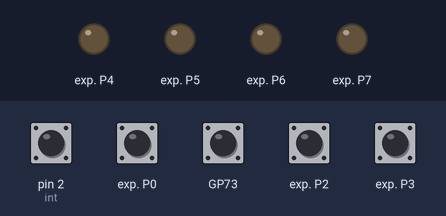
The program below on a simulated MicroPython board. Shown: output pins drawn as LEDs (lit = HIGH). Dashed ring = blinking. The inputs (shaded band) are chosen by the test bench; at power-on: exp. P0, exp. P2, exp. P3, pin 2 (int) HIGH. Random numbers come from a fixed seed; what the program prints to the serial console is not drawn.

Above: at 5.2 s.
5.3 s: pin 2 (int) pulled LOW for 0.15 s
At 6.1 s:
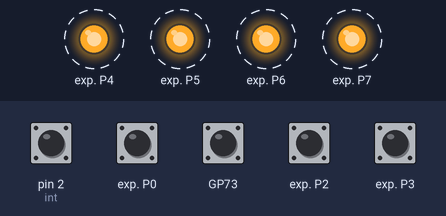
8.4 s: pin 2 (int) driven LOW
At 12.2 s:
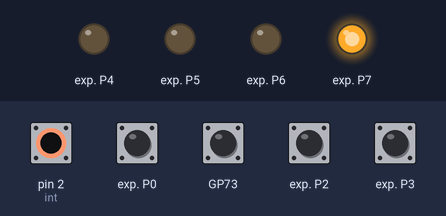
Timing chart, 0 to 13.9 s (numbered marks = the images above; inputs shaded):
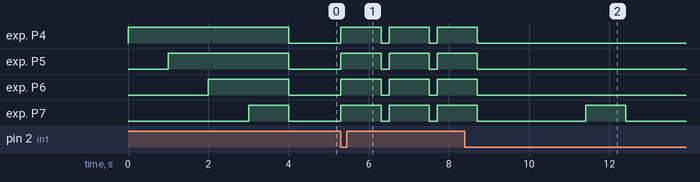

The program:

main.py
```python
''' Simon game implementation '''

import utime as time
import urandom

from drivers import LEDBTN


class Simon(object):
    ''' Main Simon game object '''

    buttons = ['r', 'y', 'g', 'b']

    def __init__(self, driver):
        self.driver = driver
        self.score = 0
        self.button_seq = []

    def pick_color(self):
        ''' Returns a random color '''
        div = 0x3fffffff // len(self.buttons)
        return self.buttons[urandom.getrandbits(30) // div]

    def blink(self, color, time_on=1, time_off=0.2):
        ''' Blink light identified by color with timings specified '''
        self.driver.light_on(color)
        time.sleep(time_on)
        self.driver.light_off(color)
        time.sleep(time_off)

    def blink_all(self, time_on=1, time_off=0.2):
        ''' Blink all lights with timings specified '''
        self.driver.all_on()
        time.sleep(time_on)
        self.driver.all_off()
        time.sleep(time_off)

    def fail_game(self):
        ''' Wrong button pressed, clear everything and flash lights '''
        self.score = 0
        self.button_seq = []

        for idx in range(3):
            self.blink_all()

    def game_loop(self):
        ''' Main game loop '''
        failed = False

        while not failed:
            time.sleep(2)

            self.button_seq += self.pick_color()
            self.do_sequence()

            for color in self.button_seq:
                gotcolor = self.driver.get_pressed()

                if gotcolor == color:
                    self.driver.blink(color, 0.5)
                else:
                    self.fail_game()
                    failed = True
                    break

    def do_sequence(self):
        ''' Displays current color sequence '''
        self.driver.all_off()
        time.sleep(0.5)
        for color in self.button_seq:
            print("Do sequence, color: %s" % color)
            self.blink(color)

    def welcome(self):
        ''' Welcome light show '''
        for button in self.buttons:
            self.driver.light_on(button)
            time.sleep(1)
        self.driver.all_off()


def main():
    ''' Main entry point '''
    driver = LEDBTN()
    game = Simon(driver)

    print('Welcome Lights')
    game.welcome()

    while True:
        # Wait for keypress to start game
        driver.get_pressed()

        print('Game Start')
        game.fail_game()
        urandom.seed(time.ticks_cpu())
        game.game_loop()
        print("Game finished, starting new game")


if __name__ == '__main__':
    main()
```

drivers.py
```python
''' Drivers for Simon game'''

from machine import Pin, Signal, I2C, Timer
import utime as time

# Global for interrupt signalling
#button_pressed = False


#def int_callback(pin):
    #global button_pressed
    #button_pressed = True
    #print("Interrupt callback: ", pin)


class LEDBTN(object):
    ''' LED Button driver using mcp23008 '''

    SCL = 5
    SDA = 4
    INT = 2

    BASE_ADDR = 0x20

    MCP23008_IODIR = 0x00
    MCP23008_IPOL = 0x01
    MCP23008_GPINTEN = 0x02
    MCP23008_DEFVAL = 0x03
    MCP23008_INTCON = 0x04
    MCP23008_IOCON = 0x05
    MCP23008_GPPU = 0x06
    MCP23008_INTF = 0x07
    MCP23008_INTCAP = 0x08
    MCP23008_GPIO = 0x09
    MCP23008_OLAT = 0x0A

    buttondict = {'b': 0b00001000,
                  'g': 0b00000100,
                  'y': 0b00000010,
                  'r': 0b00000001}

    def __init__(self):
        self.bus = I2C(scl=Pin(self.SCL), sda=Pin(self.SDA))
        self.int = Signal(self.INT, Pin.IN, Pin.PULL_UP, invert=True)
        #self.int = Pin(self.INT, Pin.IN, Pin.PULL_UP)
        self.timer = Timer(-1)

        # Enable outputs, bits 4-7
        self.bus.writeto(self.BASE_ADDR, bytearray([self.MCP23008_IODIR, 0b00001111]))

        # Reverse Polarity, bits 0-3
        self.bus.writeto(self.BASE_ADDR, bytearray([self.MCP23008_IPOL, 0b00001111]))

        # Enable pullups, bits 0-3
        self.bus.writeto(self.BASE_ADDR, bytearray([self.MCP23008_GPPU, 0b00001111]))

        # Set interrupt to open-drain
        self.bus.writeto(self.BASE_ADDR, bytearray([self.MCP23008_IOCON, 0b00000100]))

        # Compare against DEFVAL
        self.bus.writeto(self.BASE_ADDR, bytearray([self.MCP23008_INTCON, 0b00001111]))

        # Enable Interrupt on Change
        self.bus.writeto(self.BASE_ADDR, bytearray([self.MCP23008_GPINTEN, 0b00001111]))

        # Turn off all lights
        self.all_off()

        # Register Interrupt for Button Presses
        #self.int.irq(trigger=Pin.IRQ_FALLING, handler=int_callback)

    def all_off(self):
        ''' Turns all lights off '''

        self.bus.writeto(self.BASE_ADDR, bytearray([self.MCP23008_GPIO, 0x0]))

    def all_on(self):
        ''' Turns all lights on '''

        self.bus.writeto(self.BASE_ADDR, bytearray([self.MCP23008_GPIO, 0xF0]))

    def blink(self, color, time_on):
        ''' Blink an LED for a specified time, but return immediately '''
        print("Blinking Value: %s" % hex(self.buttondict[color] << 4))
        self.bus.writeto(
            self.BASE_ADDR,
            bytearray([self.MCP23008_GPIO, self.buttondict[color] << 4]))
        print("Setting timer: ", int(time_on * 1000), "ms")
        self.timer.init(
            period=int(time_on * 1000),
            mode=Timer.ONE_SHOT,
            callback=lambda t: self.light_off(color))

    def light_on(self, code):
        ''' Turns on a single light '''

        print("Called lighton for %s" % code)
        val = self.bus.readfrom_mem(self.BASE_ADDR, self.MCP23008_GPIO, 1)[0] & 0xF0
        print("Orig Value: %s" % hex(val))
        newval = val | self.buttondict[code] << 4
        print("New Value: %s" % hex(newval))
        self.bus.writeto(self.BASE_ADDR, bytearray([self.MCP23008_GPIO, newval]))

    def light_off(self, code):
        ''' Turns off a single light '''

        print("Called lightoff for %s" % code)
        val = self.bus.readfrom_mem(self.BASE_ADDR, self.MCP23008_GPIO, 1)[0] & 0xF0
        print("Orig Value: %s" % hex(val))
        newval = val ^ self.buttondict[code] << 4
        print("New Value: %s" % hex(newval))
        self.bus.writeto(self.BASE_ADDR, bytearray([self.MCP23008_GPIO, newval]))

    def get_pressed(self):
        ''' Returns pressed button after it is released '''

        print("Waiting for button press")
        #global button_pressed

        # Interrupt already waiting, read until clear
        while self.int.value():
            print("Clearing existing interrupt")
            val = self.bus.readfrom_mem(self.BASE_ADDR, self.MCP23008_INTCAP, 1)[0] & 0x0F
            print("Button read val: %s" % hex(val))
            #button_pressed = False

        # Stall until interrupt fires
        #while not button_pressed:
        while not self.int.value():
            time.sleep(0.1)

        # Read value that caused interrupt
        val = self.bus.readfrom_mem(self.BASE_ADDR, self.MCP23008_INTCAP, 1)[0] & 0x0F
        #button_pressed = False

        print("Button read val: %s" % hex(val))

        for key in self.buttondict:
            if val == self.buttondict[key]:
                return key
        print("This should never happen")
        return False
```

Measured:
- after the input at 5.3 s, exp. P4–7: alternates HIGH for 1.0 s and LOW for 0.20 s, starting at once
